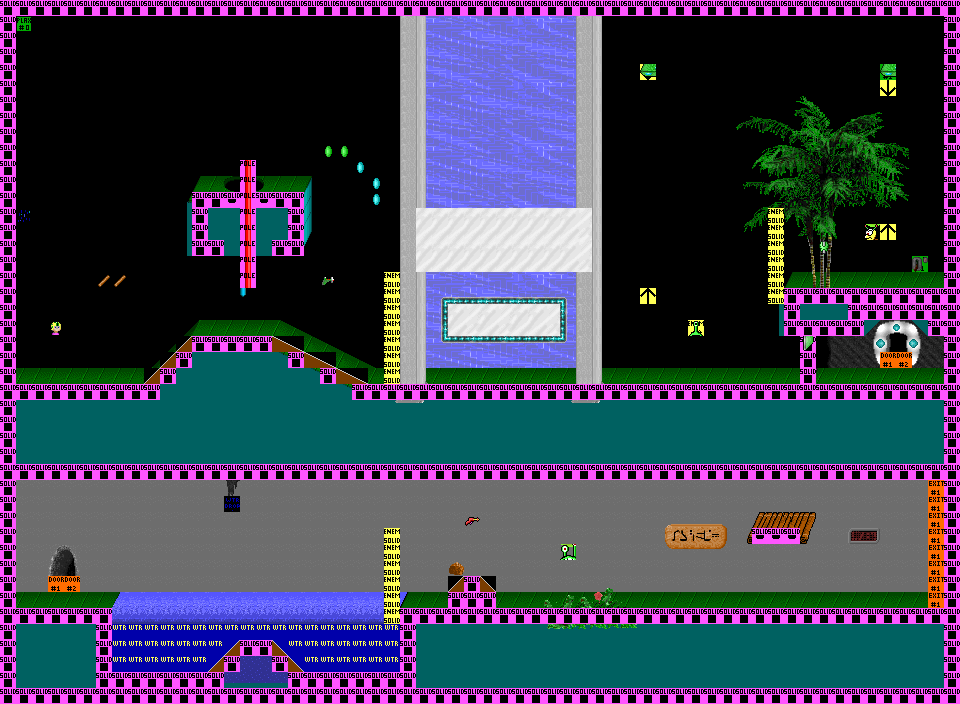

A level layout from a 2D game, rendered from its tile map. Below: a short description, then the map file with tile-grid data replaced by summaries:
An orthogonal 60x44 tile map with 16x16 px tiles, 8 tile layers (TransBG, BG1, BG2, FG1, ...), 3 tilesets.

<map version="1.0" orientation="orthogonal" width="60" height="44" tilewidth="16" tileheight="16">
 <tileset firstgid="1" name="tiles" tilewidth="16" tileheight="16">
  <image source="tiles.png" trans="81ff2c" />
 </tileset>
 <tileset firstgid="7809" name="tiles_info" tilewidth="16" tileheight="16">
  <image source="tiles_info.png" trans="81ff2c" />
 </tileset>
 <tileset firstgid="7953" name="tiles_sprites" tilewidth="16" tileheight="16">
  <image source="tiles_sprites.png" trans="81ff2c" />
 </tileset>
 <layer name="TransBG" width="60" height="44">
  <data>[2640 cells, 14 non-empty, 4 distinct tile ids]</data>
 </layer>
 <layer name="BG1" width="60" height="44">
  <data>[2640 cells, 983 non-empty, 49 distinct tile ids]</data>
 </layer>
 <layer name="BG2" width="60" height="44">
  <data>[2640 cells, 977 non-empty, 127 distinct tile ids]</data>
 </layer>
 <layer name="FG1" width="60" height="44">
  <data>[2640 cells, 224 non-empty, 46 distinct tile ids]</data>
 </layer>
 <layer name="FG2" width="60" height="44">
  <data>[2640 cells, 143 non-empty, 143 distinct tile ids]</data>
 </layer>
 <layer name="TransFG" width="60" height="44">
  <data>[2640 cells, 139 non-empty, 13 distinct tile ids]</data>
 </layer>
 <layer name="Info" width="60" height="44">
  <data>[2640 cells, 535 non-empty, 18 distinct tile ids]</data>
 </layer>
 <layer name="Sprites" width="60" height="44">
  <data>[2640 cells, 22 non-empty, 17 distinct tile ids]</data>
 </layer>
</map>
